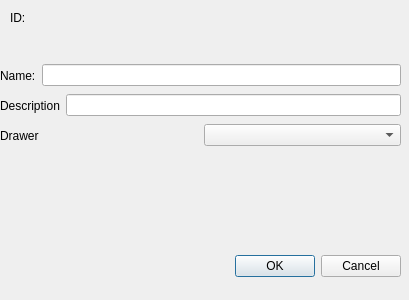
<?xml version="1.0" encoding="UTF-8"?>
<ui version="4.0">
 <class>ItemDialog</class>
 <widget class="QDialog" name="ItemDialog">
  <property name="geometry">
   <rect>
    <x>0</x>
    <y>0</y>
    <width>409</width>
    <height>300</height>
   </rect>
  </property>
  <property name="windowTitle">
   <string>Dialog</string>
  </property>
  <property name="layoutDirection">
   <enum>Qt::LeftToRight</enum>
  </property>
  <widget class="QDialogButtonBox" name="buttonBox">
   <property name="geometry">
    <rect>
     <x>60</x>
     <y>250</y>
     <width>341</width>
     <height>32</height>
    </rect>
   </property>
   <property name="orientation">
    <enum>Qt::Horizontal</enum>
   </property>
   <property name="standardButtons">
    <set>QDialogButtonBox::Cancel|QDialogButtonBox::Ok</set>
   </property>
  </widget>
  <widget class="QLabel" name="label_2">
   <property name="geometry">
    <rect>
     <x>10</x>
     <y>10</y>
     <width>21</width>
     <height>16</height>
    </rect>
   </property>
   <property name="text">
    <string>ID:</string>
   </property>
  </widget>
  <widget class="QLabel" name="idLabel">
   <property name="geometry">
    <rect>
     <x>30</x>
     <y>10</y>
     <width>57</width>
     <height>16</height>
    </rect>
   </property>
   <property name="text">
    <string/>
   </property>
  </widget>
  <widget class="QWidget" name="horizontalLayoutWidget">
   <property name="geometry">
    <rect>
     <x>0</x>
     <y>60</y>
     <width>401</width>
     <height>31</height>
    </rect>
   </property>
   <layout class="QHBoxLayout" name="horizontalLayout">
    <item>
     <widget class="QLabel" name="label_3">
      <property name="text">
       <string>Name:</string>
      </property>
     </widget>
    </item>
    <item>
     <widget class="QLineEdit" name="nameField"/>
    </item>
   </layout>
  </widget>
  <widget class="QWidget" name="horizontalLayoutWidget_2">
   <property name="geometry">
    <rect>
     <x>0</x>
     <y>90</y>
     <width>401</width>
     <height>31</height>
    </rect>
   </property>
   <layout class="QHBoxLayout" name="horizontalLayout_3">
    <item>
     <widget class="QLabel" name="label_5">
      <property name="text">
       <string>Description</string>
      </property>
     </widget>
    </item>
    <item>
     <widget class="QLineEdit" name="descriptionField"/>
    </item>
   </layout>
  </widget>
  <widget class="QWidget" name="horizontalLayoutWidget_3">
   <property name="geometry">
    <rect>
     <x>0</x>
     <y>120</y>
     <width>401</width>
     <height>31</height>
    </rect>
   </property>
   <layout class="QHBoxLayout" name="horizontalLayout_4">
    <item>
     <widget class="QLabel" name="label_6">
      <property name="text">
       <string>Drawer</string>
      </property>
     </widget>
    </item>
    <item>
     <widget class="QComboBox" name="drawerSelector"/>
    </item>
   </layout>
  </widget>
 </widget>
 <resources/>
 <connections>
  <connection>
   <sender>buttonBox</sender>
   <signal>accepted()</signal>
   <receiver>ItemDialog</receiver>
   <slot>accept()</slot>
   <hints>
    <hint type="sourcelabel">
     <x>248</x>
     <y>254</y>
    </hint>
    <hint type="destinationlabel">
     <x>157</x>
     <y>274</y>
    </hint>
   </hints>
  </connection>
  <connection>
   <sender>buttonBox</sender>
   <signal>rejected()</signal>
   <receiver>ItemDialog</receiver>
   <slot>reject()</slot>
   <hints>
    <hint type="sourcelabel">
     <x>316</x>
     <y>260</y>
    </hint>
    <hint type="destinationlabel">
     <x>286</x>
     <y>274</y>
    </hint>
   </hints>
  </connection>
 </connections>
</ui>
